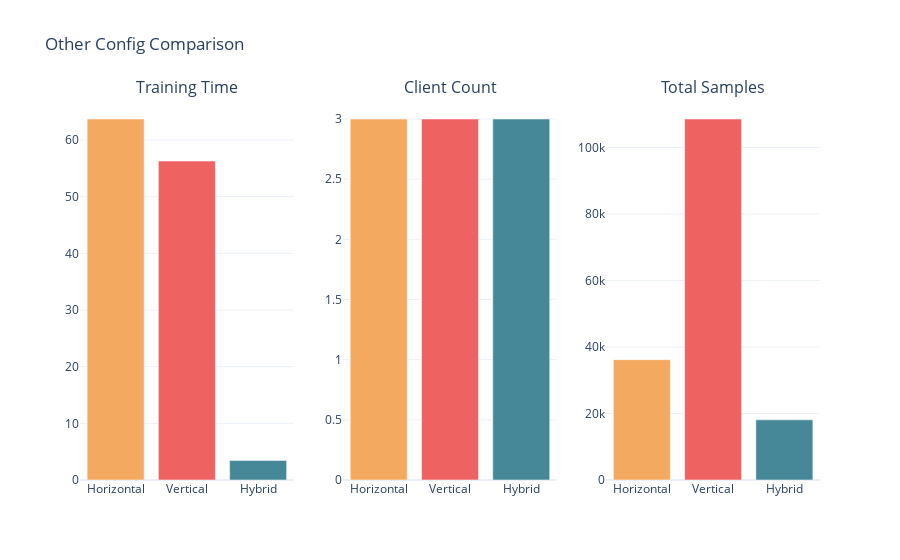

Notebook cell for this chart:
### Code cell
fig = make_subplots(
    rows=1, cols=3,
    subplot_titles=('Training Time', 'Client Count', 'Total Samples')
)

fig.add_trace(
    go.Bar(x=methods, y=train_time, marker_color=colors,
           name='Train Time', showlegend=False),
    row=1, col=1
)
fig.add_trace(
    go.Bar(x=methods, y=clients, marker_color=colors,
           name='Clients', showlegend=False),
    row=1, col=2
)
fig.add_trace(
    go.Bar(x=methods, y=samples, marker_color=colors,
           name='Samples', showlegend=False),
    row=1, col=3
)
fig.update_layout(
    title=f'Other Config Comparison',
)
fig.update_layout(template='plotly_white')
fig.show()

### Figure 1 — Plotly figure (JSON) as saved in the notebook; plotly's stock layout.template omitted (floating-point values rounded to 4 significant figures)
{"data": [{"marker": {"color": ["#F3AA60", "#EF6262", "#468897"]}, "name": "Train Time", "showlegend": false, "type": "bar", "x": ["Horizontal", "Vertical", "Hybrid"], "xaxis": "x", "y": [63.7, 56.28, 3.45], "yaxis": "y"}, {"marker": {"color": ["#F3AA60", "#EF6262", "#468897"]}, "name": "Clients", "showlegend": false, "type": "bar", "x": ["Horizontal", "Vertical", "Hybrid"], "xaxis": "x2", "y": [3, 3, 3], "yaxis": "y2"}, {"marker": {"color": ["#F3AA60", "#EF6262", "#468897"]}, "name": "Samples", "showlegend": false, "type": "bar", "x": ["Horizontal", "Vertical", "Hybrid"], "xaxis": "x3", "y": [36177, 108531, 18087], "yaxis": "y3"}], "layout": {"annotations": [{"font": {"size": 16}, "showarrow": false, "text": "Training Time", "x": 0.1444, "xanchor": "center", "xref": "paper", "y": 1, "yanchor": "bottom", "yref": "paper"}, {"font": {"size": 16}, "showarrow": false, "text": "Client Count", "x": 0.5, "xanchor": "center", "xref": "paper", "y": 1, "yanchor": "bottom", "yref": "paper"}, {"font": {"size": 16}, "showarrow": false, "text": "Total Samples", "x": 0.8556, "xanchor": "center", "xref": "paper", "y": 1, "yanchor": "bottom", "yref": "paper"}], "title": {"text": "Other Config Comparison"}, "xaxis": {"anchor": "y", "domain": [0, 0.2889]}, "xaxis2": {"anchor": "y2", "domain": [0.3556, 0.6444]}, "xaxis3": {"anchor": "y3", "domain": [0.7111, 1]}, "yaxis": {"anchor": "x", "domain": [0, 1]}, "yaxis2": {"anchor": "x2", "domain": [0, 1]}, "yaxis3": {"anchor": "x3", "domain": [0, 1]}}}
